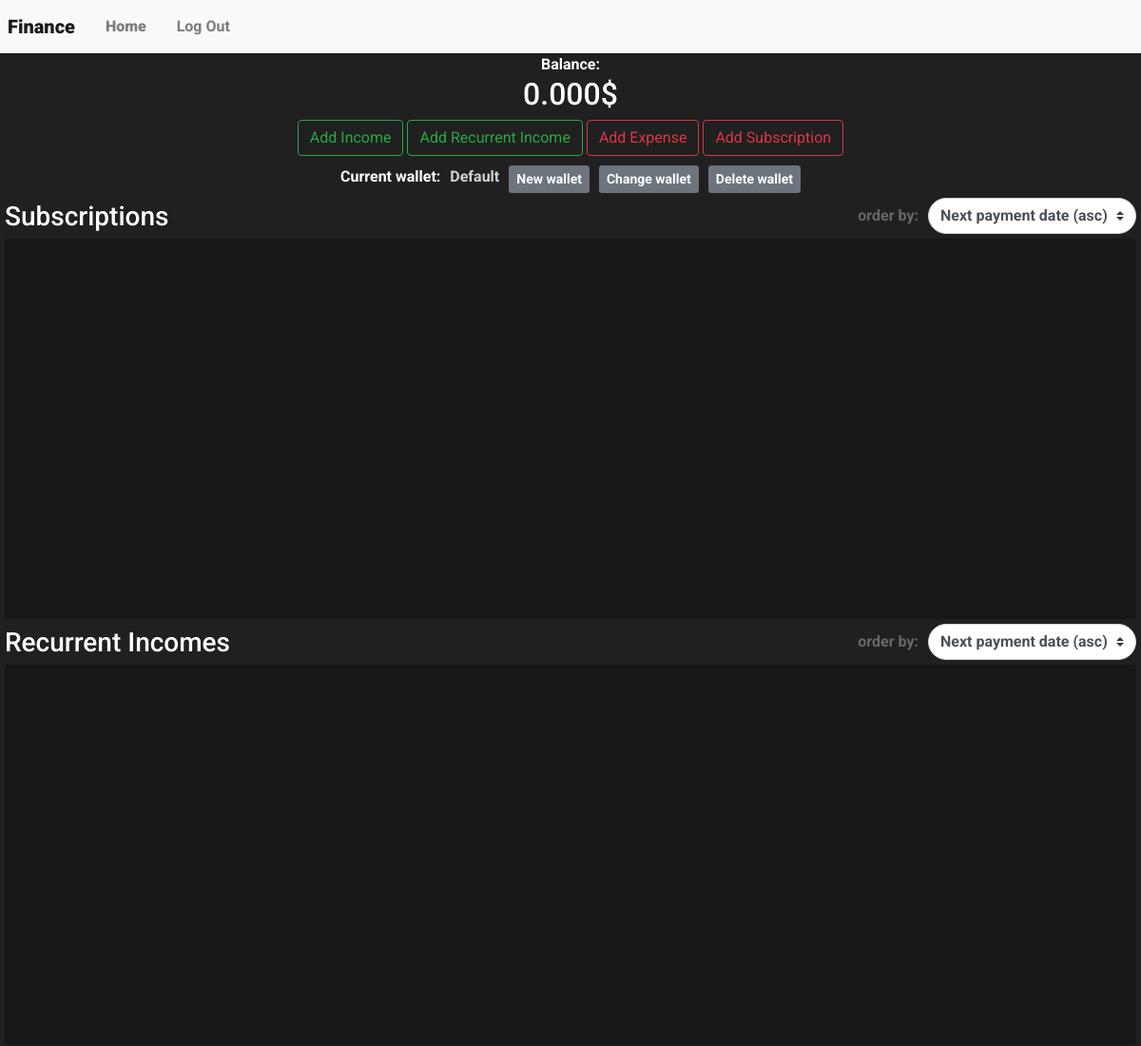
/ (signed in, upper part), run on an earlier commit of the app's database.
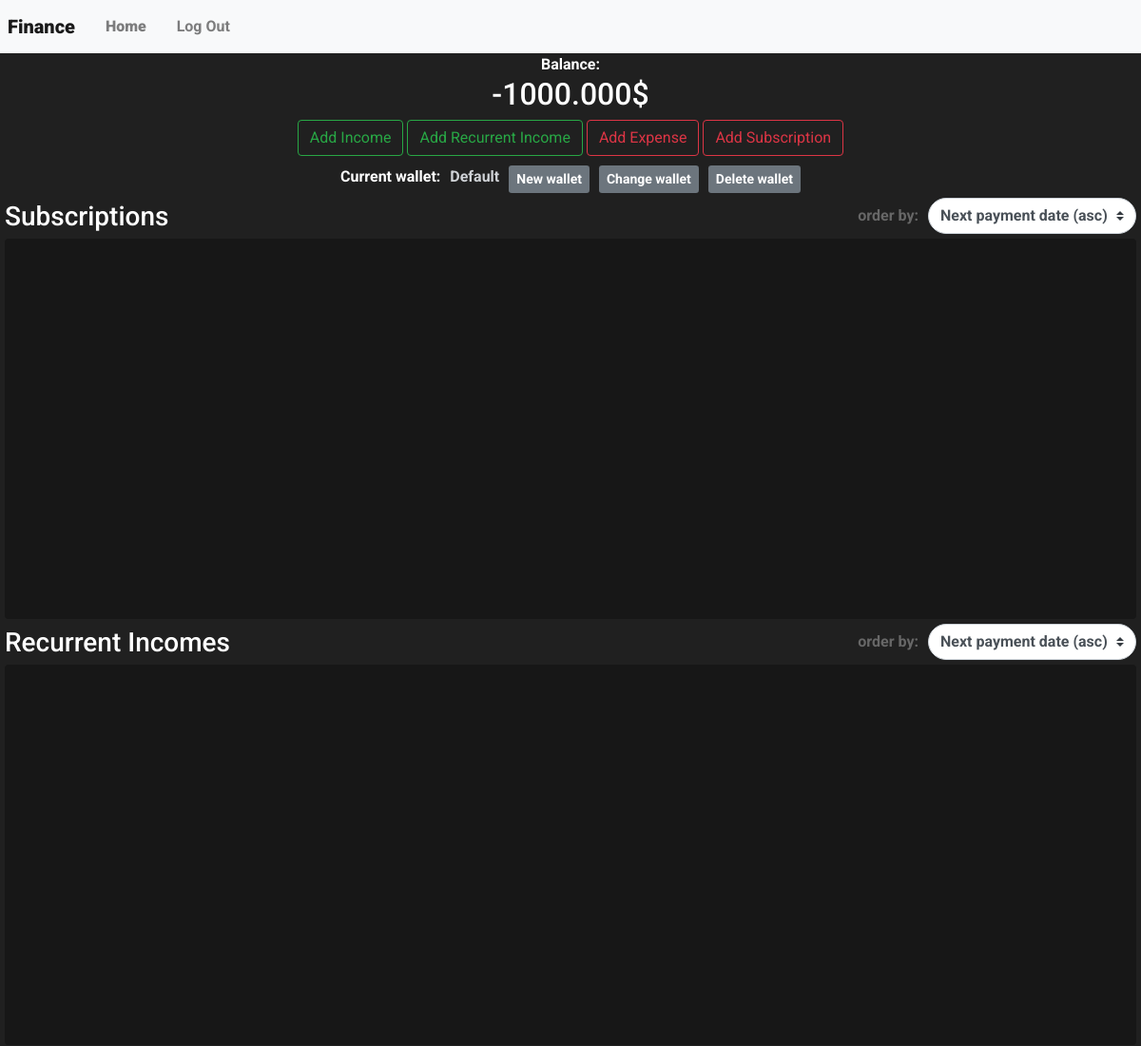
And on a later commit of the database.
### finance/models.py (models this page shows, shortened)
class Account(models.Model):
    user = models.ForeignKey("User", on_delete=models.CASCADE, related_name="accounts")
    balance = models.DecimalField(decimal_places=3,max_digits=10)
    name = models.CharField(max_length= 50, blank=True)

### finance/views.py (the view)
# urls.py: path("", views.index, name="index"),
def index(request):
    if (request.user.is_authenticated):
        if (not request.user.accounts.all().count()):
            default_account = Account(user = request.user,balance=0,name="Default")
            default_account.save()
        default_account = request.user.accounts.first()
        return render(request, "finance/index.html",{
            "account":default_account
        })
    return render(request, "finance/nolog.html")

### finance/templates/finance/index.html (shortened to what this page needs)
{% extends "finance/layout.html" %}
{% load static %}
{% block body %}
<div>
    {% if user.is_authenticated %}
    <div id="content">
        <span>Balance: <h2 id="balance">{{ account.balance }}$</h2></span>
        <div>
            <button name="income" data-account-id="{{account.id}}" class="btn btn-outline-success">Add Income</button>
        <button name="recincome" data-account-id="{{account.id}}" class="btn btn-outline-success">Add Recurrent
            Income</button>
        <button name="expense" data-account-id="{{account.id}}" class="btn btn-outline-danger">Add Expense</button>
        <button name="recexpense" data-account-id="{{account.id}}" class="btn btn-outline-danger">Add
            Subscription</button>
        </div>
        <div class="acc-container">
            <span>Current wallet:</span>
            <span id="accountName" data-account-name="{{user.accounts.all.first.name}}">{{ user.accounts.all.first.name }}</span>
            <span class="btn-secondary btn-sm" id="acc-new">New wallet</span>
            <span class="btn-secondary btn-sm" id="acc-change">Change wallet</span>
            <span class="btn-secondary btn-sm" id="acc-delete">Delete wallet</span>
        </div>
    </div>
    <div>
        <div class="subs-container-title">
            <h3>Subscriptions</h3>
            <span class="sub-order sub-order-text">order by:</span>
            <span class="sub-order">
                <select class="sub-order-select" name="rec_exp_order" id="rec_exp_order">
                    <option selected value="nex_pay_asc">Next payment date (asc)</option>
                </select>
            </span>
        </div>
        <div id="rec_expenses_container" class="subs-container rounded">
        </div>
    </div>
    <div>
        <div class="subs-container-title">
            <h3>Recurrent Incomes</h3>
            <span class="sub-order sub-order-text">order by:</span>
            <span class="sub-order">
                <select class="sub-order-select" name="rec_inc_order" id="rec_inc_order">
                    <option selected value="nex_pay_asc">Next payment date (asc)</option>
                </select>
            </span>
        </div>
        <div id="rec_incomes_container" class="subs-container rounded">
        </div>
    </div>
    {% endif %}
</div>
{% endblock %}

What changed in the data, as far as the page shows it:
changed Account: balance "0.000" → "-1000.000"
